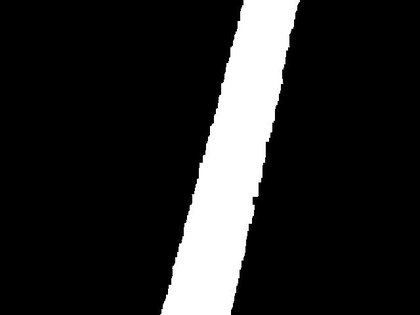
%> input picture VisualC++_MATLAB图像处理与识别实用案例精选/chap9/z12R.jpg, 420 x 315 px, shrunk from 640 x 480 before the run
$ octave P0904.m   (GNU Octave 9; MATLAB toolbox functions it lacks are replaced by stand-ins)
%> lines starting %> are read from the running program, lines starting %| are printed output that depends on the picture; in (x1, y1, x2, y2) boxes, pixels count from 0 and x2, y2 are one past the last pixel; in counts of white or black regions, pixels touching at a corner belong together; the program's own positions count from 1
I=imread('z12R.jpg');
%> I is the input picture: size 315x420 uint8; min 0, max 255, mean 37.6
I=im2bw(I,0.6);
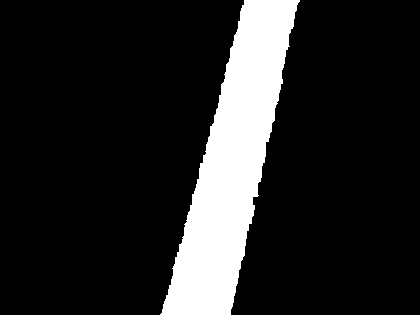
%> I: size 315x420 logical; 14.7% white; 1 white region, box (x1, y1, x2, y2) and area: (160, 0, 300, 315) 19432
SE1=strel('square', 3);
R=imerode(I,SE1);             % “腐蚀”运算
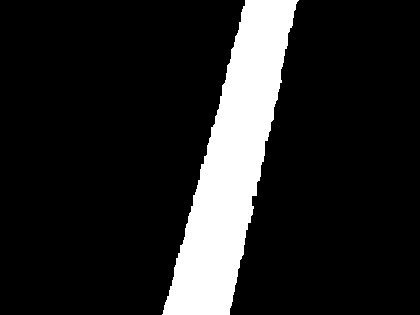
%> R: size 315x420 logical; 14.1% white; 1 white region, box (x1, y1, x2, y2) and area: (162, 0, 299, 315) 18634
Edge_Road=I-R;                %  边缘检测
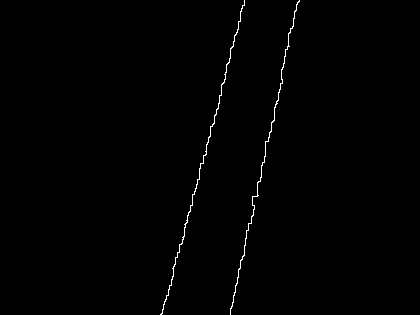
%> Edge_Road: size 315x420 double; values 0 (black) and 1 (white), 0.6% white in thin lines or dots, all inside (x1, y1, x2, y2) = (160, 0, 300, 315)
[y,x]=size(I);
%> y = 315; x = 420
Px=zeros(y,1);
CenterR=zeros(y,x);
for j=1:y                     % 路径中线检测
    i=1;
    while((Edge_Road(j,i)~=1)&&(i<x))
            i=i+1;
    end
    if (i<x)
        P1=i;                 % 路径左边缘位置
    end

    i=x;
    while((Edge_Road(j,i)~=1)&&(i>1))
            i=i-1;
    end
    if (i>1)
        P2=i;                % 路径右边缘位置
    end

    Px(j)=round((P1+P2)/2);  % 路径中线位置
    CenterR(j,Px(j))=1;
end
%> this loop made 315 passes
%> (P1, P2) on passes 1 to 12: (245, 300), (245, 300), (245, 299), (245, 298), (245, 298), (243, 297), (243, 297), (243, 297), (242, 297), (242, 297), (242, 297), (241, 296)
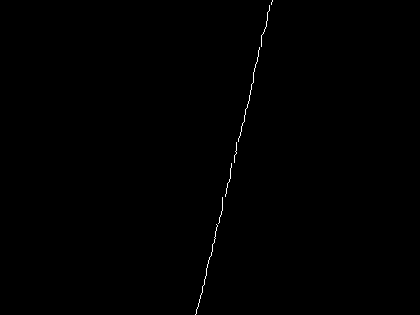
%> CenterR: size 315x420 double; values 0 (black) and 1 (white), 0.24% white in thin lines or dots, all inside (x1, y1, x2, y2) = (195, 0, 273, 315)
%> after the loop, P1 = 161; P2 = 231; Px = 315 values, max 273 at index 1, min 196 at index 315, mean 234.7

figure,imshow(R);
figure,imshow(Edge_Road);
figure,imshow(CenterR);
